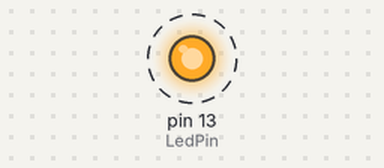
Recording of a sketch running on a simulated Arduino Uno, built with avr-gcc and run on an emulated ATmega328P. On the bench: output pins drawn as LEDs (lit = HIGH). Dashed ring = blinking.

Above: at 0.5 s.
Timing chart, 0 to 4.6 s (numbered marks = the images above):
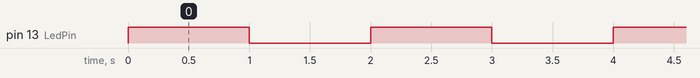

Measured:
- by itself, pin 13 (LedPin): alternates HIGH for 1.0 s and LOW for 1.0 s

The sketch:

ArduinoLedBlink.ino
```cpp
const int LedPin = 13; // Define Led Connection to Arduino I/O Pin 13.
int LedState = 0;
void setup()
{
  pinMode(LedPin, OUTPUT); // Define LedPin (Pin 13) as a Output Pin
  digitalWrite(LedPin, LedState);
}

void loop()
{
  LedState =~LedState; // It will toggle the Led State
  digitalWrite(LedPin, LedState);
  delay(1000);
}
```
